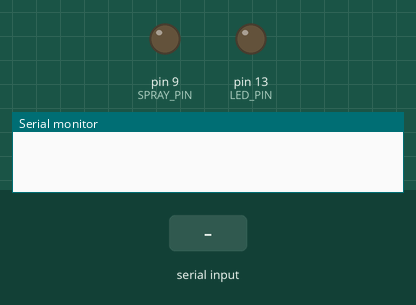
Bench run of a sketch on a simulated Arduino Uno, built with avr-gcc and run on an emulated ATmega328P. Shown: output pins drawn as LEDs (lit = HIGH), the last lines printed to the serial monitor. The inputs (shaded band) are chosen by the test bench.

Above: at 1.2 s.
1.3 s: "S,90\n" received over Serial
At 1.8 s:
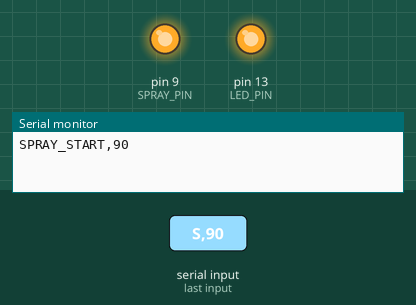
2.8 s: "S,\n" received over Serial
4.3 s: "90,45\n" received over Serial
Timing chart, 0 to 7.8 s (numbered marks = the images above; inputs shaded):
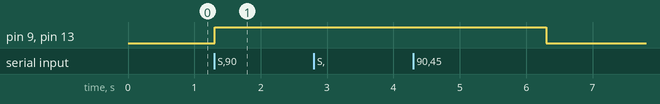

The sketch:

pwm_sprayer_control.ino
```cpp
// pwm_sprayer_control.ino – PWM-based spray actuation with feedback
#define SPRAY_PIN 9         // PWM pin
#define LED_PIN 13          // Status LED
#define FLOW_PIN A0         // Analog flow sensor
#define SPRAY_TIMEOUT 5000  // Safety timeout (ms)

unsigned long sprayStart = 0;
bool spraying = false;
int sprayCount = 0;

void setup() {
  pinMode(LED_PIN, OUTPUT);
  pinMode(SPRAY_PIN, OUTPUT);
  digitalWrite(LED_PIN, LOW);
  Serial.begin(9600);
  while (!Serial);
}

void triggerSpray(int duration) {
  analogWrite(SPRAY_PIN, 255);
  digitalWrite(LED_PIN, HIGH);
  sprayStart = millis();
  spraying = true;
  sprayCount++;
  Serial.print("SPRAY_START,");
  Serial.println(duration);
}

void loop() {
  if (Serial.available()) {
    String cmd = Serial.readStringUntil('\n');
    cmd.trim();
    if (cmd.startsWith("S,")) {
      int duration = cmd.substring(2).toInt();
      if (duration > 0 && duration <= SPRAY_TIMEOUT) {
        triggerSpray(duration);
      } else {
        Serial.println("⚠️ Invalid spray duration");
      }
    } else {
      Serial.println("❌ Unknown command");
    }
  }
  if (spraying && millis() - sprayStart > SPRAY_TIMEOUT) {
    Serial.println("🛑 SPRAY TIMEOUT");
    analogWrite(SPRAY_PIN, 0);
    digitalWrite(LED_PIN, LOW);
    spraying = false;
  }
}
```

Measured:
- after the input at 1.3 s, pin 9 (SPRAY_PIN), pin 13 (LED_PIN): LOW → HIGH at once
